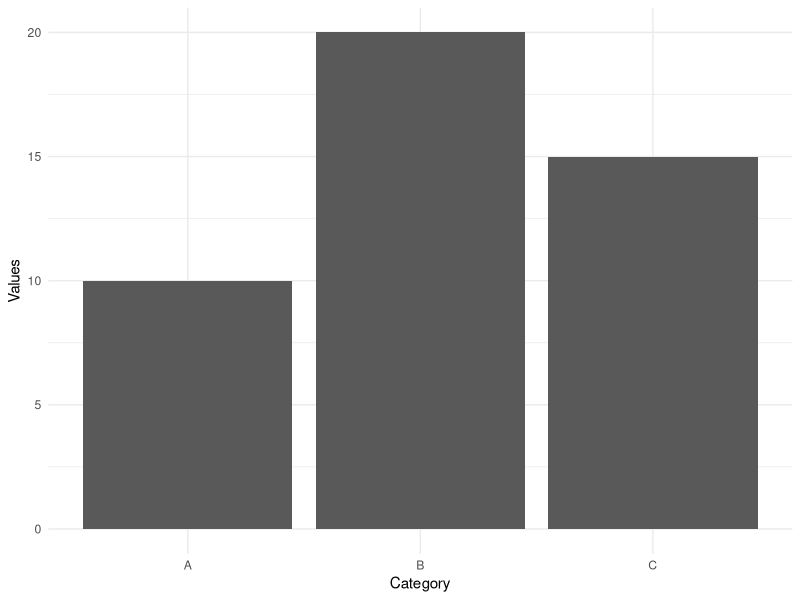
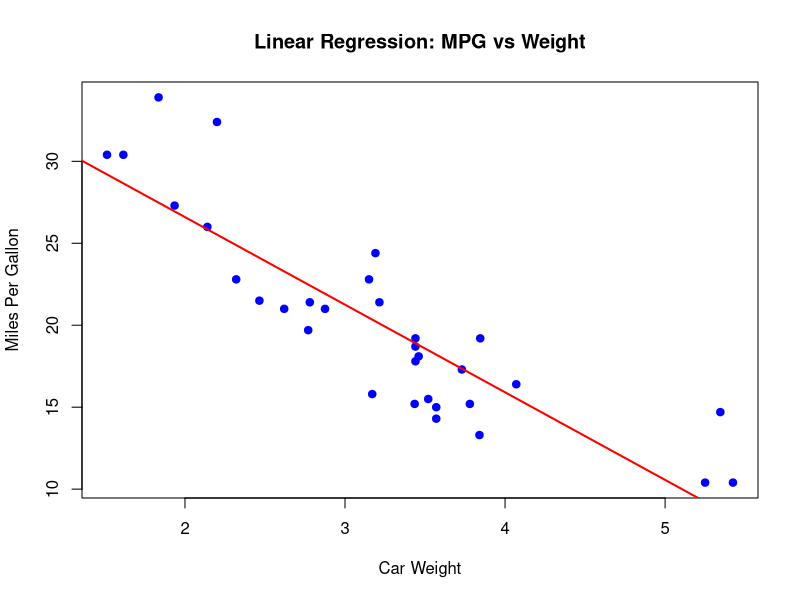

These charts were generated, in order, by the following R code:
## ---- chunk 1
# Load the ggplot2 library
library(ggplot2)

# Create a simple dataset
data <- data.frame(
  Category = c("A", "B", "C"),
  Values = c(10, 20, 15)
)

# Plot a bar chart
data |> ggplot(aes(x = Category, y = Values)) +
  geom_bar(stat = "identity") +
  theme_minimal()
## ---- chunk 2
# Create a vector
numbers <- c(1, 2, 3, 4, 5)

# Calculate the mean
mean(numbers)
## ---- chunk 3

# Perform linear regression
data(mtcars)
model <- lm(mpg ~ wt, data = mtcars)

# Display a summary of the regression model
summary(model)
## ---- chunk 4
# Scatter plot with ggplot2
plot(mtcars$wt, mtcars$mpg, 
     main = "Linear Regression: MPG vs Weight",
     xlab = "Car Weight",
     ylab = "Miles Per Gallon",
     pch = 19, col = "blue")

# Add the regression line
abline(model, col = "red", lwd = 2)
## ---- chunk 5
# Split data into training and testing sets
library(caret)
set.seed(123)
split <- createDataPartition(mtcars$mpg, p = 0.8, list = FALSE)
train <- mtcars[split, ]
test <- mtcars[-split, ]

# Train a linear regression model
model <- train(mpg ~ ., data = train, method = "lm")

# Summarize the model
summary(model)
